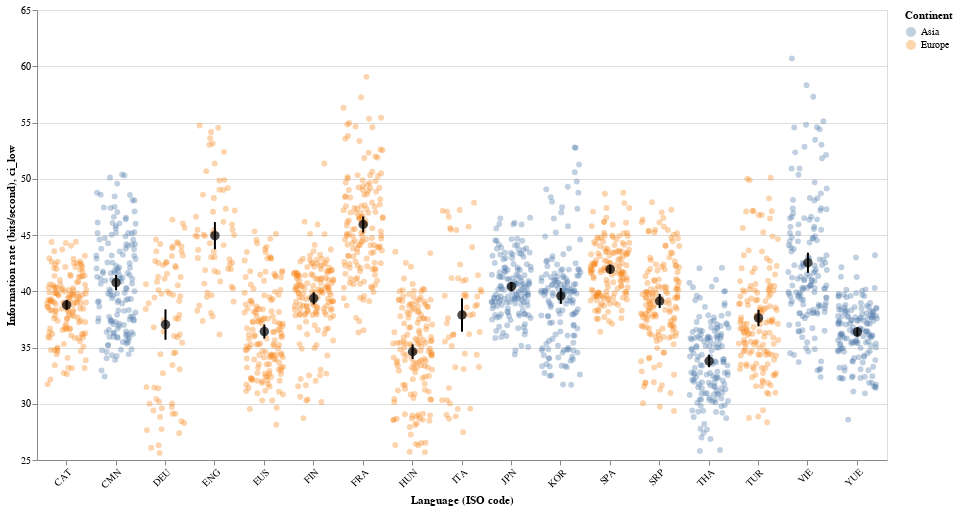

Notebook code for this chart:
### Markdown cell above
<div class="alert alert-info" style="color:black">

### Question 3
rubric={accuracy:3,viz:2}

<h4>Python</h4>
<ol type="1">
<li>It looks like we do not have a language that is high both in information density and speech rate, which could indicate that human minds are not good at processing auditory information beyond a certain rate limit (read more in the article if you're interested). Let’s directly plot the rate at which information is conveyed for all the languages to see if there are at least small differences between them. Combine the appropriate columns to create a new column, <code>information_rate</code>, which holds the amount of information per second conveyed by each speaker.</li>
<li>Create a plot that has the language ISO codes on one axis and the information rate on the other. Plot a graphical representation of either the distribution of data or every single data point. Color this by the same variable as in the previous two scatter plots. Sort the languages in a suitable order.</li>
<li>Include a mark for the mean and the 95% confidence interval on top of the marks you just created above. Color this in a suitable way so that it stands out from the distribution/individual observations created in the previous point.</li>
</ol>
</div>

### Code cell
# YOUR ANSWER GOES HERE
import altair as alt

# merge density + continent into spoken_df, then compute info rate per observation
spoken_lang = spoken_df.merge(
    languages_df[["iso_lang", "information_density", "continent"]],
    on="iso_lang",
    how="left"
)

spoken_lang["information_rate"] = (spoken_lang["syllables"] / spoken_lang["duration"]) * spoken_lang["information_density"]

# drop missing merges
spoken_lang = spoken_lang.dropna(subset=["information_rate", "continent"])
spoken_lang.head()

# points layer (each speaker observation), with mean per iso_lang attached for sorting
points = (
    alt.Chart(spoken_lang)
    .transform_joinaggregate(
        mean_info_rate="mean(information_rate)",
        groupby=["iso_lang"]
    )
    .transform_calculate(
        # small horizontal jitter to show overlapping points
        jitter="(random()-0.5)*0.6"  
    )
    .mark_circle(size=35, opacity=0.35)
    .encode(
        x=alt.X(
            "iso_lang:N",
            title="Language (ISO code)",
            sort=alt.SortField(field="mean_info_rate", order="descending"),
            axis=alt.Axis(labelAngle=-45)
        ),
        xOffset="jitter:Q",
        y=alt.Y(
            "information_rate:Q",
            title="Information rate (bits/second)",
            scale=alt.Scale(zero=False)
        ),
        color=alt.Color("continent:N", title="Continent"),
        tooltip=["iso_lang:N", "continent:N", "information_rate:Q"]
    )
)

# mean + 95% CI layer (stand out in black)
summary = (
    alt.Chart(spoken_lang)
    .transform_aggregate(
        mean="mean(information_rate)",
        sd="stdev(information_rate)",
        n="count()",
        groupby=["iso_lang", "continent"]
    )
    .transform_calculate(
        se="datum.sd / sqrt(datum.n)",
        ci="1.96 * datum.se",
        ci_low="datum.mean - datum.ci",
        ci_high="datum.mean + datum.ci"
    )
)

ci_bars = (
    summary
    .mark_errorbar(color="black", thickness=2)
    .encode(
        x=alt.X(
            "iso_lang:N",
            sort=alt.SortField(field="mean", order="descending"),
            axis=alt.Axis(labelAngle=-45)
        ),
        y="ci_low:Q",
        y2="ci_high:Q"
    )
)

mean_points = (
    summary
    .mark_point(color="black", filled=True, size=90)
    .encode(
        x=alt.X(
            "iso_lang:N",
            sort=alt.SortField(field="mean", order="descending"),
            axis=alt.Axis(labelAngle=-45)
        ),
        y="mean:Q"
    )
)

(points + ci_bars + mean_points).properties(width=850, height=450)

### Figure 1 — Vega-Lite specification as saved in the notebook (floating-point values rounded to 4 significant figures; data arrays with more than 128 entries replaced by an {"elided": "..."} marker saying what was removed)
{"config": {"view": {"continuousWidth": 300, "continuousHeight": 300}}, "layer": [{"mark": {"type": "circle", "opacity": 0.35, "size": 35}, "encoding": {"color": {"field": "continent", "title": "Continent", "type": "nominal"}, "tooltip": [{"field": "iso_lang", "type": "nominal"}, {"field": "continent", "type": "nominal"}, {"field": "information_rate", "type": "quantitative"}], "x": {"axis": {"labelAngle": -45}, "field": "iso_lang", "sort": {"field": "mean_info_rate", "order": "descending"}, "title": "Language (ISO code)", "type": "nominal"}, "xOffset": {"field": "jitter", "type": "quantitative"}, "y": {"field": "information_rate", "scale": {"zero": false}, "title": "Information rate (bits/second)", "type": "quantitative"}}, "transform": [{"joinaggregate": [{"op": "mean", "field": "information_rate", "as": "mean_info_rate"}], "groupby": ["iso_lang"]}, {"calculate": "(random()-0.5)*0.6", "as": "jitter"}]}, {"mark": {"type": "errorbar", "color": "black", "thickness": 2}, "encoding": {"x": {"axis": {"labelAngle": -45}, "field": "iso_lang", "sort": {"field": "mean", "order": "descending"}, "type": "nominal"}, "y": {"field": "ci_low", "type": "quantitative"}, "y2": {"field": "ci_high"}}, "transform": [{"aggregate": [{"op": "mean", "field": "information_rate", "as": "mean"}, {"op": "stdev", "field": "information_rate", "as": "sd"}, {"op": "count", "as": "n"}], "groupby": ["iso_lang", "continent"]}, {"calculate": "datum.sd / sqrt(datum.n)", "as": "se"}, {"calculate": "1.96 * datum.se", "as": "ci"}, {"calculate": "datum.mean - datum.ci", "as": "ci_low"}, {"calculate": "datum.mean + datum.ci", "as": "ci_high"}]}, {"mark": {"type": "point", "color": "black", "filled": true, "size": 90}, "encoding": {"x": {"axis": {"labelAngle": -45}, "field": "iso_lang", "sort": {"field": "mean", "order": "descending"}, "type": "nominal"}, "y": {"field": "mean", "type": "quantitative"}}, "transform": [{"aggregate": [{"op": "mean", "field": "information_rate", "as": "mean"}, {"op": "stdev", "field": "information_rate", "as": "sd"}, {"op": "count", "as": "n"}], "groupby": ["iso_lang", "continent"]}, {"calculate": "datum.sd / sqrt(datum.n)", "as": "se"}, {"calculate": "1.96 * datum.se", "as": "ci"}, {"calculate": "datum.mean - datum.ci", "as": "ci_low"}, {"calculate": "datum.mean + datum.ci", "as": "ci_high"}]}], "data": {"name": "data-f20cce0a8edba367166daa80036af4e4"}, "height": 450, "width": 850, "$schema": "https://vega.github.io/schema/vega-lite/v6.1.0.json", "datasets": {"data-f20cce0a8edba367166daa80036af4e4": {"elided": "2288 records"}}}
